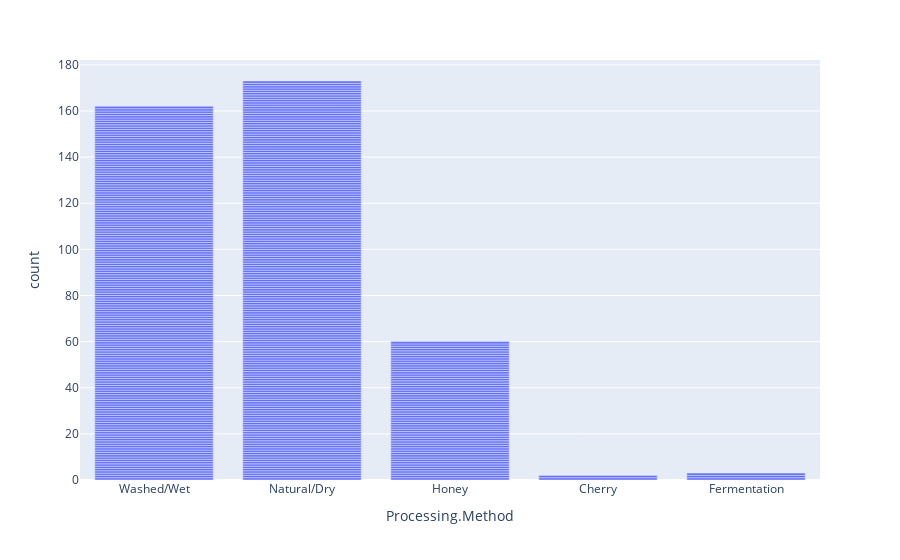

Notebook code for this chart:
### Code cell
px.bar(df, x = 'Processing.Method')

### Figure 1 — Plotly figure (JSON) as saved in the notebook; plotly's stock layout.template omitted (floating-point values rounded to 4 significant figures; data arrays with more than 128 entries replaced by an {"elided": "..."} marker saying what was removed)
{"data": [{"hovertemplate": "Processing.Method=%{x}<br>count=%{y}<extra></extra>", "legendgroup": "", "marker": {"color": "#636efa", "pattern": {"shape": ""}}, "name": "", "orientation": "v", "showlegend": false, "textposition": "auto", "type": "bar", "x": {"elided": "402 str values"}, "xaxis": "x", "y": {"elided": "402 int values"}, "yaxis": "y"}], "layout": {"barmode": "relative", "legend": {"tracegroupgap": 0}, "margin": {"t": 60}, "xaxis": {"anchor": "y", "domain": [0, 1], "title": {"text": "Processing.Method"}}, "yaxis": {"anchor": "x", "domain": [0, 1], "title": {"text": "count"}}}}
